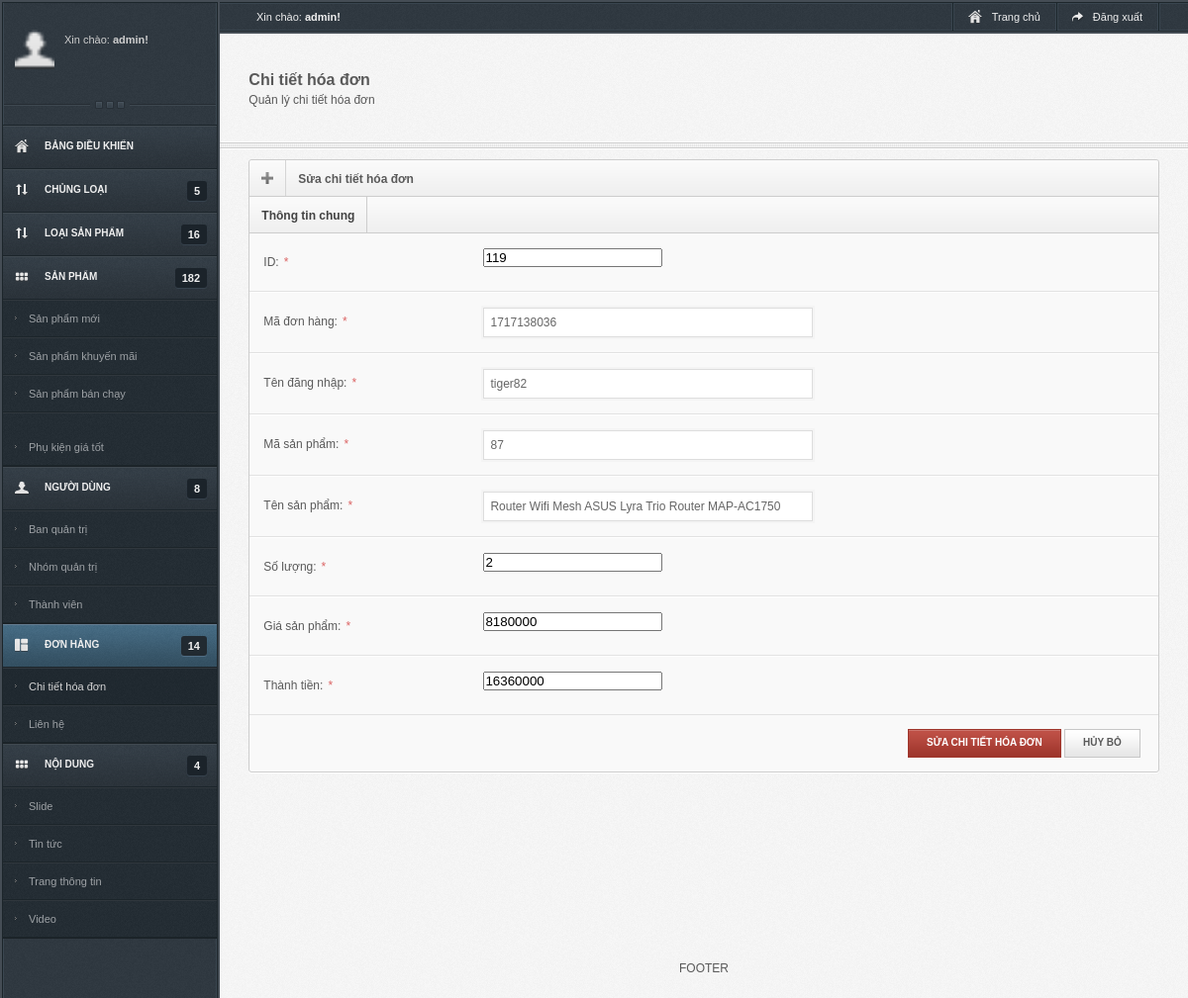
Screenshot of /admin/sua_cthd.php?id=119 with the database file from the repository.
### tables this page shows
CREATE TABLE `doan_chitiethoadon` (
  `ID` int(11) NOT NULL,
  `maDH` int(11) NOT NULL,
  `tenDangNhap` text NOT NULL,
  `maSP` int(11) NOT NULL,
  `tenSP` text NOT NULL,
  `SL` int(11) NOT NULL,
  `giaSP` int(50) NOT NULL,
  `thanhTien` int(50) NOT NULL
);

### admin/sua_cthd.php (the view, shortened to what this page needs)
<?php
		$conn = @mysqli_connect("localhost","root","","doan") or die("Không thể kết nối đến sever");
		mysqli_query($conn,"SET NAMES 'utf8'");
?>
<!DOCTYPE html>
<html xmlns="http://www.w3.org/1999/xhtml">
<head>
<link rel="stylesheet" type="text/css" href="main.css" />
<link rel="stylesheet" type="text/css" href="css.css" media="screen" />
</head>
<body>
<div id="left_content">
  <div id="leftSide" style="padding-top:30px;">
    <div class="sideProfile"> <a href="#" title="" class="profileFace"><img width="40" src="images/user.png" /></a> <span>Xin chào: <strong>admin!</strong></span> <span><?php echo $_SESSION['admin'] ?></span>
    </div>
    <div class="sidebarSep"></div>
    <ul id="menu" class="nav">
      <li class="home"> <a href="admin/home.html" class="" > <span>Bảng điều khiển</span> <strong></strong> </a> </li>
      <li class="tran"> <a href="chungloai.php" class=" exp" > <span>Chủng loại</span> <strong>
       <?php
	   $query1="SELECT * FROM doan_chungloai ";
		$data1 = mysqli_query($conn,$query1);
            $num=mysqli_num_rows($data1);
			 echo $num ;
			?>
      </strong> </a> </li>
      <li class="tran"> <a href="loai.php" class=" exp" > <span>Loại sản phẩm</span> <strong>
       <?php
	   $query2="SELECT * FROM doan_loai ";
		$data2 = mysqli_query($conn,$query2);
            $num=mysqli_num_rows($data2);
			 echo $num ;
			?>
      </strong> </a> </li>
      <li class="product"> <a href="locsp.php" class=" exp" id="current"> <span>Sản phẩm</span> <strong>
       <?php
	   $query3="SELECT * FROM doan_sp ";
		$data3 = mysqli_query($conn,$query3);
            $num=mysqli_num_rows($data3);
			 echo $num ;
			?>
      </strong> </a>
        <ul class="sub">
          <li> <a  href="spmoi.php"> Sản phẩm mới </a> </li>
          <li > <a href="spkm.php"> Sản phẩm khuyến mãi </a> </li>
          <li >
          <a href="spbanchay.php"> Sản phẩm bán chạy
          <li > <a href="pkgt.php"> Phụ kiện giá tốt </li></a>
        </ul>
      </li>
      <li class="account"> <a href="user.php" class=" exp"> <span>Người dùng</span> <strong>
       <?php
	   $query4="SELECT * FROM doan_nguoidung ";
		$data4 = mysqli_query($conn,$query4);
            $num=mysqli_num_rows($data4);
			 echo $num ;
			?>
      </strong> </a>
        <ul class="sub">
          <li > <a href="admin/admin.html"> Ban quản trị </a> </li>
          <li > <a href="admin/admin_group.html"> Nhóm quản trị </a> </li>
          <li > <a href="admin/user.html"> Thành viên </a> </li>
        </ul>
      </li>
      <li class="support"> <a href="admin/support.html" class="active exp" > <span>Đơn hàng</span> <strong> <?php
	   $query5="SELECT * FROM doan_donhang ";
		$data5 = mysqli_query($conn,$query5);
            $num=mysqli_num_rows($data5);
			 echo $num ;
			?></strong> </a>
        <ul class="sub">
          <li class="this" > <a href="admin/support.html"> Chi tiết hóa đơn</a> </li>
          <li > <a href="admin/contact.html"> Liên hệ </a> </li>
        </ul>
      </li>
      <li class="content"> <a href="admin/content.html" class=" exp" > <span>Nội dung</span> <strong>4</strong> </a>
        <ul class="sub">
          <li > <a href="admin/slide.html"> Slide </a> </li>
          <li > <a href="admin/news.html"> Tin tức </a> </li>
          <li > <a href="admin/info.html"> Trang thông tin </a> </li>
          <li > <a href="admin/video.html"> Video </a> </li>
        </ul>
      </li>
    </ul>
  </div>
</div>
<div id="rightSide">
<div class="topNav">
  <div class="wrapper">
    <div class="welcome"> <span>Xin chào: <b>admin!</b></span> </div>
    <div class="userNav">
      <ul>
        <li><a href="" target="_blank"> <img style="margin-top:7px;" src="image/home.png" /> <span>Trang chủ</span> </a></li>
        <li><a href="admin/home/logout.html"> <img src="image/logout.png" alt="" /> <span>Đăng xuất</span> </a></li>
      </ul>
    </div>
  </div>
</div>
<div class="titleArea">
  <div class="wrapper">
    <div class="pageTitle">
      <h5>Chi tiết hóa đơn</h5>
      <span>Quản lý chi tiết hóa đơn </span> </div>
  </div>
</div>
<div class="line"></div>
  <div class="wrapper">
    <form class="form" id="form"  method="post" enctype="multipart/form-data">
      <fieldset>
        <div class="widget">
          <div class="title"> <img src="image/add.png" class="titleIcon" />
            <h6> Sửa chi tiết hóa đơn </h6>
          </div>
          <ul class="tabs">
            <li><a href="#tab1">Thông tin chung</a></li>
          </ul>
          <div class="tab_container">
            <div id='tab1' class="tab_content pd0">
      <?php
 $conn = @mysqli_connect("localhost","root","","doan") or die("Không thể kết nối đến sever");
		mysqli_query($conn,"SET NAMES 'utf8'");
        $id=$_GET['id'];
	$sql="SELECT * FROM doan_chitiethoadon where ID='$id'";
	$query=mysqli_query($conn,$sql);
	$row=mysqli_fetch_array($query);
	?>
              <div class="formRow">
                <label class="formLeft" for="param_name">ID:<span class="req">*</span></label>
                <div class="formRight"> <span class="oneTwo">
                  <input name="maDH" id="param_name" _autocheck="true" type="number"  value="<?php echo $row['ID']?>"/>
                  </span> <span name="name_autocheck" class="autocheck"></span>
                </div>
              </div>
             <div class="formRow">
                <label class="formLeft" for="param_name">Mã đơn hàng:<span class="req">*</span></label>
                <div class="formRight"> <span class="oneTwo">
                  <input name="maDH" id="param_name" _autocheck="true" type="text"  value="<?php echo $row['maDH']?>"/>
                  </span> <span name="name_autocheck" class="autocheck"></span>
                </div>
              </div>
                <div class="formRow">
                <label class="formLeft" for="param_name">Tên đăng nhập:<span class="req">*</span></label>
                <div class="formRight"> <span class="oneTwo">
                  <input name="tenDangNhap" id="param_name" _autocheck="true" type="text"  value="<?php echo $row['tenDangNhap']?>"/>
                  </span> <span name="name_autocheck" class="autocheck"></span>
                </div>
              </div>
       <div class="formRow">
                <label class="formLeft" for="param_name">Mã sản phẩm:<span class="req">*</span></label>
                <div class="formRight"> <span class="oneTwo">
                  <input name="maSP" id="param_name" _autocheck="true" type="text"  value="<?php echo $row['maSP']?>"/>
                  </span> <span name="name_autocheck" class="autocheck"></span>
                </div>
              </div>
       <div class="formRow">
                <label class="formLeft" for="param_name">Tên sản phẩm:<span class="req">*</span></label>
                <div class="formRight"> <span class="oneTwo">
                  <input name="tenSP" id="param_name" _autocheck="true" type="text"  value="<?php echo $row['tenSP']?>"/>
                  </span> <span name="name_autocheck" class="autocheck"></span>
                </div>
              </div>
               <div class="formRow">
                <label class="formLeft" for="param_name">Số lượng:<span class="req">*</span></label>
                <div class="formRight"> <span class="oneTwo">
                  <input name="SL" id="param_name" _autocheck="true" type="number"  value="<?php echo $row['SL']?>"/>
                  </span> <span name="name_autocheck" class="autocheck"></span>
                </div>
              </div>
     <div class="formRow">
                <label class="formLeft" for="param_name">Giá sản phẩm:<span class="req">*</span></label>
                <div class="formRight"> <span class="oneTwo">
                  <input name="giaSP" id="param_name" _autocheck="true" type="number"  value="<?php echo $row['giaSP']?>"/>
                  </span> <span name="name_autocheck" class="autocheck"></span>
                </div>
              </div>
              <div class="formRow">
                <label class="formLeft" for="param_name">Thành tiền:<span class="req">*</span></label>
                <div class="formRight"> <span class="oneTwo">
                  <input name="thanhTien" id="param_name" _autocheck="true" type="number"  value="<?php echo $row['thanhTien']?>"/>
                  </span> <span name="name_autocheck" class="autocheck"></span>
                </div>
              </div>
          <div class="formSubmit">
            <input type="submit" value="Sửa chi tiết hóa đơn" name="submit"  class="redB" />
            <input type="reset" value="Hủy bỏ" class="basic" />
          </div>
        </div>
      </fieldset>
    </form>
  </div>
  <div id="footer">
    <div class="wrapper">
      <div>FOOTER</div>
    </div>
  </div>
</div>
</body>
</html>

### admin/css.css (style rules this page uses)
body { min-width: 1024px; }
#left_content { float: left; background: url(image/bodyBg.png) repeat-y 0 0; }
.form label { cursor: pointer; }
.form input[type="text"], .form input[type="password"], .form textarea { font-size: 12px; }
.formRow label.formLeft { display: inline; width: 23%; float: left; }
.formRow .formRight { display: inline; width: 73%; float: right; }
.nav li.home a span { background-image:url(image/home.png) ; }
.nav li.account a span { background-image: url(image/user.png); }
.nav li.product a span { background-image: url(image/blocks.png); }
.nav li.tran a span { background-image: url(image/transfer.png); }
.nav li.content a span { background-image: url(image/blocks.png); }
.nav li.support a span { background-image: url(image/frames.png); }

### rows the page displays
doan_chitiethoadon: maDH "119", maDH "1717138036", tenDangNhap "tiger82", maSP "87", tenSP "Router Wifi Mesh ASUS Lyra Trio Router MAP-AC1750", SL "2", giaSP "8180000", thanhTien "16360000"

### other values shown
$num "5"
$num "16"
$num "182"
$num "8"
$num "14"
